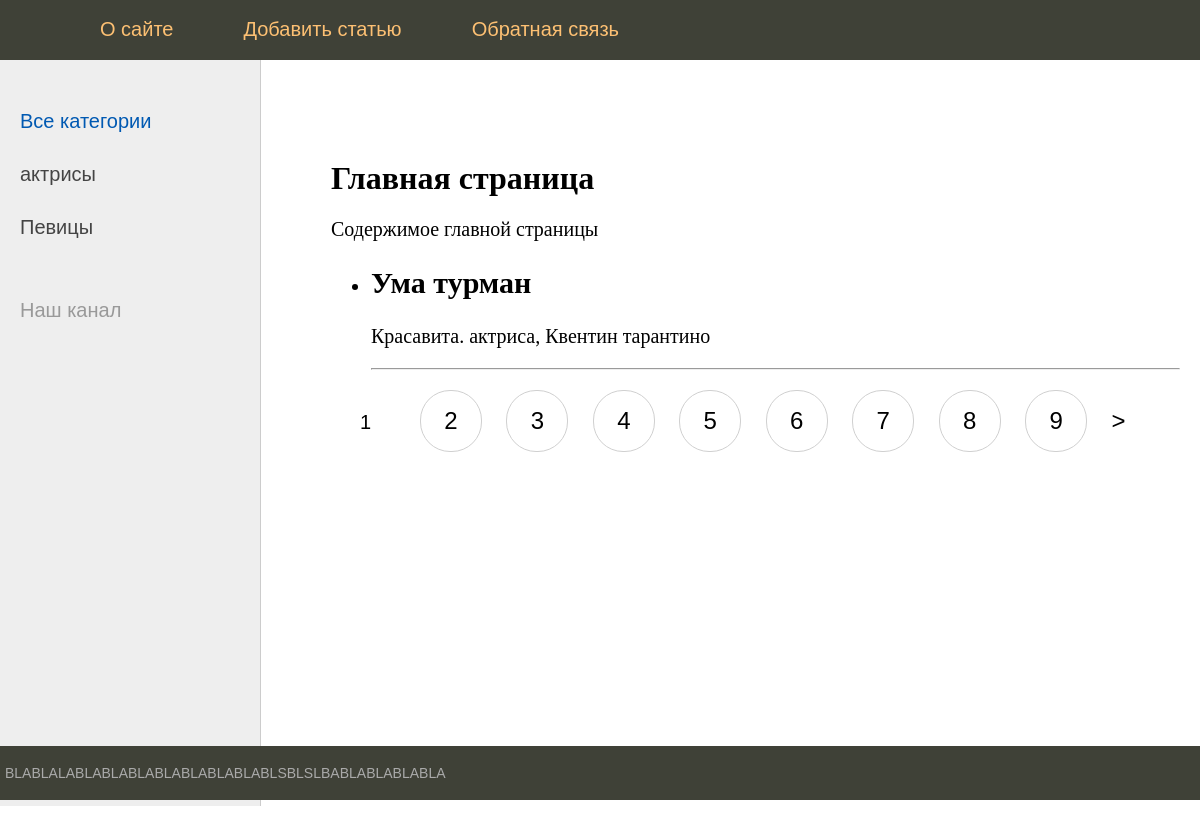
The page / on the database its author committed.
### women/models.py (models this page shows, shortened)
class Category(models.Model):
    name = models.CharField(max_length=180, db_index=True)
    slug = models.SlugField(max_length=255, unique=True, db_index=True, verbose_name='URL')

class Women(models.Model):
    title = models.CharField(max_length=255, verbose_name='Название')
    slug = models.SlugField(max_length=255, unique=True, db_index=True, verbose_name='URL')
    content = models.TextField(blank=True)
    photo = models.ImageField(upload_to='photos/%Y/%m/%d/')
    time_create = models.DateTimeField(auto_now_add=True)
    time_update = models.DateTimeField(auto_now=True)
    is_published = models.BooleanField(default=True)
    cat = models.ForeignKey('Category', on_delete=models.PROTECT)
    class Meta:
        verbose_name = 'Известные женщины'
        verbose_name_plural = 'Известные женщины'
        ordering = ['time_create', 'title']

### women/views.py (the view)
# urls.py: path('', WomenHome.as_view(), name='home'),
class WomenHome(DataMixin, ListView):
    paginate_by = 1
    model = Women
    template_name = 'women/index.html'
    extra_context = {'title':'Головная страница'}
    def get_context_data(self, *, object_list=None, **kwargs):
        context = super().get_context_data(**kwargs)
        c_def = self.get_user_context(title='Главная страница')
        context = dict(list(context.items()) + list(c_def.items()))
        return context
    def get_queryset(self):
        return Women.objects.filter(is_published=True)

### women/templatetags/women_tags.py (called while the page is built)
@register.simple_tag(name='cata')
def get_categories():
    return Category.objects.all()

### women/utils.py (called while the page is built)
    def get_user_context(self, **kwargs):
        context = kwargs
        cats = Category.objects.all()
        context['cats'] = cats
        context['menu'] = menu
        context['title'] = 'Главная страница'
        if 'cat_selected' not in context:
            context['cat_selected'] = 0
        return context

### women/templates/women/index.html (shortened to what this page needs)
{% extends 'women/base.html' %}
{% block content %}
<h1>{{title}}</h1>
<p>Содержимое главной страницы
<ul>
    {% for p in object_list %}
    <li>
        <h2>{{p.title}}</h2>
        <p>{{p.content}}</p>
    <hr>
    </li>
    {% endfor %}
</ul>
{% endblock %}

### women/templates/women/base.html (shortened to what this page needs)
{% load static %}
{% load women_tags %}
<!DOCTYPE html>
<html lang="en">
<head>
    <link type="text/css" href="{% static 'women/css/style.css' %}" rel="stylesheet" />
</head>
<body>
<table class="table-page" border=0 cellpadding="0" cellspacing="0">
<tr><td valign=top>
{% block mainmenu %}
            <div class="header">
                <ul id="mainmenu" class="mainmenu">
                    <li class="logo"><a href="{% url 'home' %}"><div class="logo"></div></a></li>
{% for m in menu %}
            {% if not forloop.last %}
                    <li><a href="{% url m.url_name %}">{{m.title}}</a>
                        {% endif %}
{% endfor %}
                </ul>
            </div>
    {% endblock mainmenu %}
<table class="table-content" border=0 cellpadding="0" cellspacing="0">
    <tr>
    <td valign="top" class="left-chapters">
        {% cata as cats %}
    <ul id="leftchapters">
        {% if cat_selected == 0 %}
                <li class="selected">Все категории</li>
        {% else %}
        <li><a href="{% url 'home' %}">Все категории</a></li>
        {% endif %}
        {% for c in cats %}
            {% if c.pk == cat_selected %}
                <li class="selected">{{ c.name }}</li>
            {% else %}
                <li><a href="{{ c.get_abcolute_url }}">{{c.name}}</a></li>
            {% endif %}
        {% endfor %}
        <li class="share">
            <p>Наш канал</p>
            <a class="share-yt" href="#"></a>
        </li>
    </ul>
    </td>
<td valign="top" class="content">
    <div class="content-text">
        {% block content %}
        {% endblock %}
    </div>
<nav class="list-pages">
    <ul>
        {% for p in paginator.page_range %}
        {% if page_obj.number == p %}
        <li class="page-num page-num-selected">{{ p }}</li>
        {% else %}
        <li class="page-num">
            <a href="?page={{ p }}">{{ p }}</a>
        </li>
        {% endif %}
        {% endfor %}
{% if page_obj.has_next %}
<li class="page=num">
    <a href="?page={{ page_obj.next_page_number }}">&gt;</a>
</li>
{% endif %}
    </ul>
</nav>
</td></tr></table>
</td></tr>
    <tr><td valign=top>
    <div id="footer">
        <p>BLABLALABLABLABLABLABLABLABLABLSBLSLBABLABLABLABLA
        </p></div>
    </td></tr></table>
</body>
</html>

### women/static/women/css/style.css (style rules this page uses)
html, body { font-family: 'Arial'; margin: 0; padding: 0; height: 100%; width: 100%; color: #444; }
a { color: #0059b2; text-decoration: none; }
.table-page { width: 100%; height: 100%; vertical-align: top; }
.table-page tr { height: 100%; }
.header { background: #3F4137; height: 60px; }
.logo { background: url('../images/logo.png') no-repeat 10px 5px; width: 70px; height: 60px; }
ul.mainmenu { list-style: none; margin: 0; padding: 0; height: 60px; color: #fdc073; font-size: 20px; overflow: hidden; }
ul.mainmenu li { float: left; margin: 18px 40px 0 30px; }
ul.mainmenu li.logo { margin: 0; }
ul.mainmenu li a { color: #fdc073; text-decoration: none; }
.table-content { width: 100%; min-height: 100%; height: 100%; }
.left-chapters { margin: 0; background: #eee; border-right: 1px solid #ccc; min-height: 100%; }
.left-chapters ul { width: 230px; min-height: 100%; margin: 0; padding: 20px 10px 10px 20px; list-style: none; font-size: 20px; }
.left-chapters ul li { margin: 30px 0 0 0; color: #999; }
.left-chapters ul li.selected { color: #0059b2; }
.left-chapters ul li a { color: #444; text-decoration: none; }
.left-chapters ul li.share { margin: 60px 0 0 0; }
.left-chapters ul li.share p { margin: 30px 0 30px 0; }
.left-chapters ul li.share a { display: inline-block; width: 40px; height: 40px; margin: 0 20px 0 0; }
.left-chapters ul li.share a.share-yt { width: 100%; height: 30px; background: url('../images/share_yt.png') no-repeat 0 0 }
.content { padding: 40px 20px 20px 40px; width: 100%; box-sizing: border-box; }
.content-text { margin: 60px 0 0 30px; color: #000; font-size: 20px; font-family: Yandex Sans Display Light; }
.content-text h1 { font-size: 32px; }
#footer { box-sizing: border-box; background: #3F4137; padding: 5px; color: #aaa; font-size: 14px; font-family: Verdana, Geneva, Arial, Helvetica; text-align: left; overflow: hidden; }
.list-pages { text-align: center; margin: 0 0 20px 0; }
.list-pages ul { margin: 20px 0 0 0; padding: 0; list-style: none; }
.list-pages ul li { display: inline-block; margin: 0 20px 0 0; }
.list-pages a { color: #000; font-size: 24px; text-decoration: none; }
.list-pages .page-num, .page-num-selected { display: inline-block; width: 60px; height: 44px; padding: 16px 0 0 0; border: 1px solid #d0d0d0; border-radius: 30px; }
.list-pages .page-num-selected { border: none; color: #000; font-size: 20px; }

### rows shown on the page
Category: name "актрисы"
Category: name "Певицы"
Women: title "Ума турман", content "Красавита. актриса, Квентин тарантино"

### other values the page prints
{{ m.title }} "О сайте" "Добавить статью" "Обратная связь"
{{ title }} "Главная страница"
{{ p }} "1"
{{ p }} "2" "3" "4" "5" "6" "7" "8" "9"
